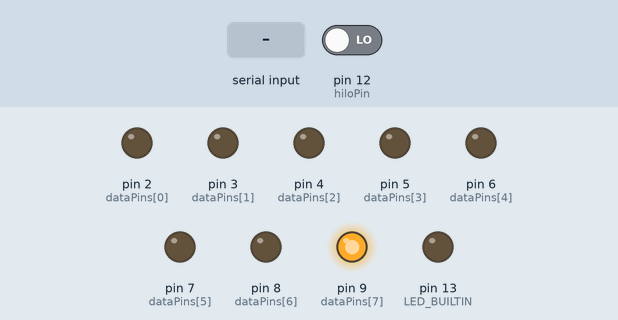
Recording of a sketch running on a simulated Arduino Uno, built with avr-gcc and run on an emulated ATmega328P. Parts: output pins drawn as LEDs (lit = HIGH). The inputs (shaded band) are chosen by the test bench; at power-on: pin 12 (hiloPin) LOW. What the sketch prints to the serial monitor is not drawn.

Above: at 1.2 s.
1.3 s: "a\n" received over Serial
At 1.9 s:
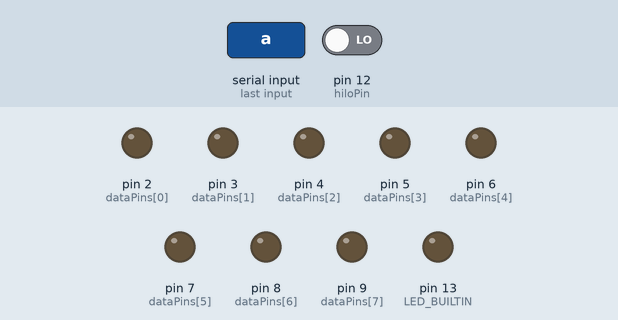
2.8 s: byte 97 ('a') received over Serial
At 3.8 s:
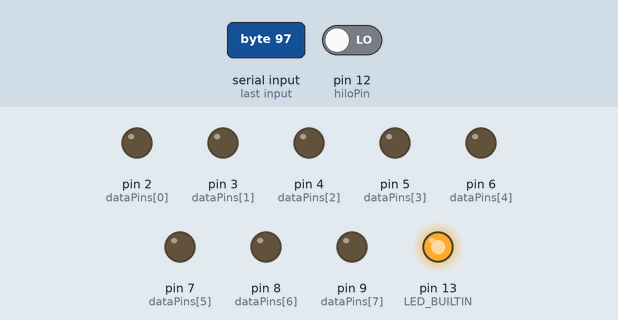
Timing chart, 0 to 5.8 s (numbered marks = the images above; inputs shaded):
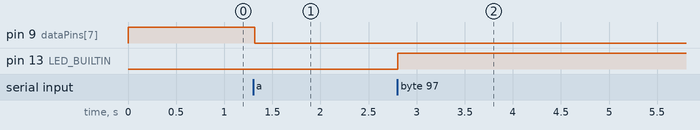

The sketch:

ard_process.ino
```cpp
int incomingByte = 0;   // for incoming serial data

int hiloPin = 12;

int dataPins[] = {2, 3, 4, 5, 6, 7, 8, 9};
unsigned char data[256];

void setup() {
  for(int i = 0; i<256; i++){
    data[i] = 0;
  }
  data[0] = 0x80;
  data[1] = 0x08;
  data[2] = 0xc2;
  data[8] = 0xd6;
  Serial.begin(9600);     // opens serial port, sets data rate to 9600 bps
  pinMode(LED_BUILTIN, OUTPUT);
  pinMode(hiloPin, INPUT);
  pinMode(13, OUTPUT);
}

bool getHilo(){
  return digitalRead(hiloPin);
}

unsigned int output = 0;
unsigned char addr = 0;
void loop() {
  if(getHilo()){

    for(int i = 7; i>=0; i--){
      pinMode(dataPins[i], INPUT);
    }

    for(int i = 7; i>=0; i--){
      addr |= digitalRead(dataPins[i]) << i;
    }
    Serial.println(addr);
  }
  else {

    Serial.println("off");

    for(int i = 7; i>=0; i--){
      pinMode(dataPins[i], OUTPUT);
    }

    unsigned char val = data[addr];
    for(int i = 7; i>=0; i--){
      digitalWrite(dataPins[i], val & (1 << i));
    }
    addr = 0;

  }

  // send data only when you receive data:
  if (Serial.available() > 0) {
    // read the incoming byte:
    incomingByte = Serial.read();
    if (incomingByte == 0) {

      // Read in metadata
      unsigned char addr;
      while(Serial.available() == 0){}
      addr = Serial.read();

      unsigned char num_bytes;
      while(Serial.available() == 0){}
      num_bytes = Serial.read();

      unsigned char counter;
      while(num_bytes > 0){
        while(Serial.available() == 0){}
        data[addr+counter] = Serial.read();
        counter += 1;
        num_bytes -= 1;
      }

    }

    if (incomingByte == 1) {
      unsigned char addr;
      while(Serial.available() == 0){};
      addr = Serial.read();
      unsigned char num_bytes;
      while(Serial.available() == 0){};
      num_bytes = Serial.read();
      unsigned char counter = 0;
      while(counter < num_bytes){
        Serial.write(data[addr+counter]);
        counter ++;
      }
    }

    if (incomingByte == 10) {
      for(int i = 0; i<256; i++){
        data[i] = 0;
      }
    }
    if (incomingByte == 'a') {
      digitalWrite(13, output);
      output ^= 1;
    }
  }
}
```

Measured:
- after the input at 1.3 s, pin 9 (dataPins[7]): HIGH → LOW at once
- after the input at 2.8 s, pin 13 (LED_BUILTIN): LOW → HIGH at once
